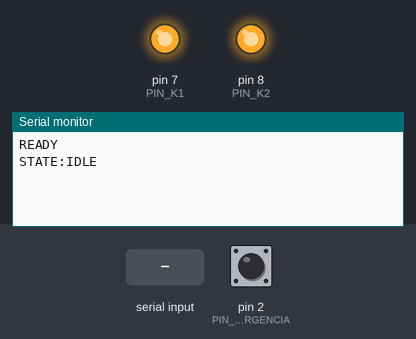
Recording of a sketch running on a simulated Arduino Uno, built with avr-gcc and run on an emulated ATmega328P. Shown: output pins drawn as LEDs (lit = HIGH), the last lines printed to the serial monitor. The test bench sets the inputs (shaded band); at power-on: pin 2 (PIN_EMERGENCIA) HIGH.

Above: at 1.2 s.
1.3 s: pin 2 (PIN_EMERGENCIA) pulled LOW for 0.15 s
At 1.6 s:
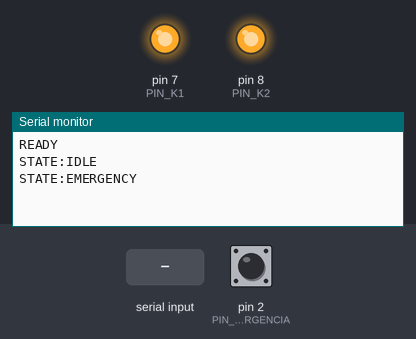
2.9 s: "CMD:PING\n" received over Serial
At 4.1 s:
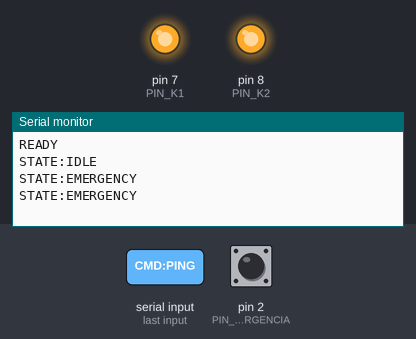
5.9 s: "CMD:K1_ON\n" received over Serial
At 6.4 s:
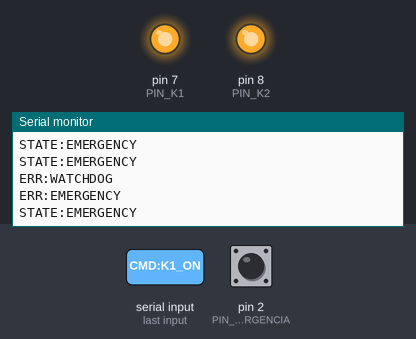

Measured:
- after the input at 1.3 s, the serial monitor: prints a new line at once (image 1)
- after the input at 5.9 s, the serial monitor: prints a new line at once (image 3)

The sketch:

reverse_motor.ino
```cpp
/*
 * ============================================================================
 *  Partida e Reversão de Motor Trifásico — Firmware da Bancada (K1 / K2)
 * ============================================================================
 *  Placa:      Arduino Uno / Nano / Mega
 *  Serial:     115200 bps, mensagens terminadas em '\n'
 *
 *  Pinagem:
 *    D7  -> Relé K1 (sentido horário / direita)       Active LOW
 *    D8  -> Relé K2 (sentido anti-horário / esquerda)  Active LOW
 *    D2  -> Botão físico de Emergência/Parada          INPUT_PULLUP (ativo em 0V)
 *
 *  Comandos recebidos (Web -> MCU):
 *    CMD:K1_ON      Liga K1 (somente se K2 estiver desligado)
 *    CMD:K2_ON      Liga K2 (somente se K1 estiver desligado)
 *    CMD:OFF        Desliga K1 e K2 imediatamente
 *    CMD:EMERGENCY  Trava de emergência (corta tudo e permanece travado)
 *    CMD:RESET      Rearma após emergência (botão físico precisa estar solto)
 *    CMD:PING       Watchdog de conexão (enviado a cada 1 s pela página /bancada)
 *
 *  Respostas (MCU -> Web):
 *    STATE:IDLE | STATE:K1_RUNNING | STATE:K2_RUNNING | STATE:EMERGENCY
 *    ERR:INTERLOCK  Tentativa de ligar K1 e K2 juntos (bloqueada)
 *    ERR:DEADTIME   Tentativa de religar antes do tempo morto de parada
 *    ERR:WATCHDOG   Sem PING por mais de 3 s (saídas desligadas)
 *    ERR:EMERGENCY  Comando recusado: emergência ativa
 *    ERR:UNKNOWN    Comando desconhecido
 *
 *  SEGURANÇA: K1 e K2 NUNCA podem ficar acionados ao mesmo tempo. Em um motor
 *  trifásico isso inverte duas fases com a rede energizada = CURTO FASE-FASE.
 *  Este firmware é a última barreira de software. Recomenda-se ainda o
 *  intertravamento ELÉTRICO (contato NF de K2 em série com a bobina de K1 e
 *  vice-versa) nas contatoras de potência.
 * ============================================================================
 */

// ---------------------------- Pinagem ---------------------------------------
const uint8_t PIN_K1          = 7;
const uint8_t PIN_K2          = 8;
const uint8_t PIN_EMERGENCIA  = 2;

// Módulo relé Active LOW: LOW liga, HIGH desliga.
const uint8_t RELE_ON  = LOW;
const uint8_t RELE_OFF = HIGH;

// ---------------------------- Tempos ----------------------------------------
const unsigned long BAUD_RATE           = 115200;
const unsigned long WATCHDOG_TIMEOUT_MS = 3000;  // sem PING -> desliga tudo
const unsigned long TEMPO_MORTO_MS      = 1500;  // espera mínima após parar (inércia do motor)

// ---------------------------- Máquina de estados ----------------------------
enum MotorState : uint8_t { IDLE, K1_RUNNING, K2_RUNNING, EMERGENCY };

MotorState    estado             = IDLE;
unsigned long ultimoPing         = 0;
unsigned long instanteParada     = 0;     // millis() do último desligamento de um sentido
bool          watchdogExpirado   = true;  // só aceita partida depois do 1º PING

// Buffer de recepção serial
const uint8_t TAM_BUFFER = 32;
char          bufferRx[TAM_BUFFER];
uint8_t       posRx = 0;
bool          descartandoLinha = false;

// ============================================================================
//  Saídas — ÚNICO ponto do código que escreve nos relés.
//  Sempre desliga primeiro o relé oposto e só depois liga o desejado.
// ============================================================================
void aplicarSaidas() {
  switch (estado) {
    case K1_RUNNING:
      digitalWrite(PIN_K2, RELE_OFF);
      digitalWrite(PIN_K1, RELE_ON);
      break;
    case K2_RUNNING:
      digitalWrite(PIN_K1, RELE_OFF);
      digitalWrite(PIN_K2, RELE_ON);
      break;
    default:  // IDLE e EMERGENCY
      digitalWrite(PIN_K1, RELE_OFF);
      digitalWrite(PIN_K2, RELE_OFF);
      break;
  }
}

const char* nomeEstado(MotorState s) {
  switch (s) {
    case K1_RUNNING: return "K1_RUNNING";
    case K2_RUNNING: return "K2_RUNNING";
    case EMERGENCY:  return "EMERGENCY";
    default:         return "IDLE";
  }
}

void reportarEstado() {
  Serial.print(F("STATE:"));
  Serial.println(nomeEstado(estado));
}

void reportarErro(const __FlashStringHelper* codigo) {
  Serial.print(F("ERR:"));
  Serial.println(codigo);
}

void mudarEstado(MotorState novo) {
  if (novo == estado) return;
  bool estavaGirando = (estado == K1_RUNNING || estado == K2_RUNNING);
  estado = novo;
  aplicarSaidas();
  if (estavaGirando && (novo == IDLE || novo == EMERGENCY)) {
    instanteParada = millis();
  }
  reportarEstado();
}

// ============================================================================
//  Ações
// ============================================================================
void desligar() {
  if (estado == EMERGENCY) {  // OFF não destrava a emergência
    aplicarSaidas();
    reportarEstado();
    return;
  }
  mudarEstado(IDLE);
  aplicarSaidas();  // redundância intencional
}

void entrarEmergencia() {
  if (estado != EMERGENCY) {
    mudarEstado(EMERGENCY);
  }
  aplicarSaidas();
}

void rearmar() {
  if (estado != EMERGENCY) {
    reportarEstado();
    return;
  }
  if (digitalRead(PIN_EMERGENCIA) == LOW) {  // botão físico ainda pressionado
    reportarErro(F("EMERGENCY"));
    reportarEstado();
    return;
  }
  mudarEstado(IDLE);
}

void ligar(MotorState sentido) {
  const uint8_t pinoOposto      = (sentido == K1_RUNNING) ? PIN_K2 : PIN_K1;
  const MotorState estadoOposto = (sentido == K1_RUNNING) ? K2_RUNNING : K1_RUNNING;

  if (estado == EMERGENCY) {
    reportarErro(F("EMERGENCY"));
    reportarEstado();
    return;
  }
  if (watchdogExpirado) {
    reportarErro(F("WATCHDOG"));
    reportarEstado();
    return;
  }
  // INTERTRAVAMENTO: verifica o estado lógico E o nível real do pino oposto.
  if (estado == estadoOposto || digitalRead(pinoOposto) == RELE_ON) {
    reportarErro(F("INTERLOCK"));
    reportarEstado();
    return;
  }
  if (estado == sentido) {  // já está girando nesse sentido
    reportarEstado();
    return;
  }
  if (instanteParada != 0 && (millis() - instanteParada) < TEMPO_MORTO_MS) {
    reportarErro(F("DEADTIME"));
    reportarEstado();
    return;
  }
  mudarEstado(sentido);
}

// ============================================================================
//  Protocolo serial
// ============================================================================
void processarComando(const char* linha) {
  if (strcmp(linha, "CMD:PING") == 0) {
    ultimoPing = millis();
    watchdogExpirado = false;
    reportarEstado();  // heartbeat: a página sempre sabe o estado real
  } else if (strcmp(linha, "CMD:K1_ON") == 0) {
    ligar(K1_RUNNING);
  } else if (strcmp(linha, "CMD:K2_ON") == 0) {
    ligar(K2_RUNNING);
  } else if (strcmp(linha, "CMD:OFF") == 0) {
    desligar();
  } else if (strcmp(linha, "CMD:EMERGENCY") == 0) {
    entrarEmergencia();
  } else if (strcmp(linha, "CMD:RESET") == 0) {
    rearmar();
  } else {
    reportarErro(F("UNKNOWN"));
  }
}

void lerSerial() {
  while (Serial.available() > 0) {
    char c = (char)Serial.read();
    if (c == '\r') continue;
    if (c == '\n') {
      if (!descartandoLinha && posRx > 0) {
        bufferRx[posRx] = '\0';
        processarComando(bufferRx);
      }
      posRx = 0;
      descartandoLinha = false;
      continue;
    }
    if (posRx < TAM_BUFFER - 1) {
      bufferRx[posRx++] = c;
    } else {
      descartandoLinha = true;  // linha longa demais: descarta até o próximo '\n'
    }
  }
}

// ============================================================================
//  Proteções contínuas
// ============================================================================
void verificarBotaoEmergencia() {
  // Ação imediata, sem debounce: na dúvida, desliga.
  if (digitalRead(PIN_EMERGENCIA) == LOW) {
    entrarEmergencia();
  }
}

void verificarWatchdog() {
  if (!watchdogExpirado && (millis() - ultimoPing) > WATCHDOG_TIMEOUT_MS) {
    watchdogExpirado = true;
    digitalWrite(PIN_K1, RELE_OFF);
    digitalWrite(PIN_K2, RELE_OFF);
    if (estado == K1_RUNNING || estado == K2_RUNNING) {
      mudarEstado(IDLE);
    }
    reportarErro(F("WATCHDOG"));
  }
}

// ============================================================================
void setup() {
  // Escreve HIGH ANTES e DEPOIS do pinMode para o relé nunca pulsar no boot.
  digitalWrite(PIN_K1, RELE_OFF);
  digitalWrite(PIN_K2, RELE_OFF);
  pinMode(PIN_K1, OUTPUT);
  pinMode(PIN_K2, OUTPUT);
  digitalWrite(PIN_K1, RELE_OFF);
  digitalWrite(PIN_K2, RELE_OFF);

  pinMode(PIN_EMERGENCIA, INPUT_PULLUP);

  Serial.begin(BAUD_RATE);
  estado = IDLE;
  aplicarSaidas();
  Serial.println(F("READY"));
  reportarEstado();
}

void loop() {
  verificarBotaoEmergencia();
  lerSerial();
  verificarWatchdog();
  aplicarSaidas();  // reafirma as saídas a cada ciclo (garante K1 e K2 nunca juntos)
}
```
